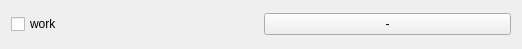
<?xml version="1.0" encoding="UTF-8"?>
<ui version="4.0">
 <class>workItem</class>
 <widget class="QWidget" name="workItem">
  <property name="geometry">
   <rect>
    <x>0</x>
    <y>0</y>
    <width>522</width>
    <height>49</height>
   </rect>
  </property>
  <property name="windowTitle">
   <string>Form</string>
  </property>
  <layout class="QGridLayout" name="gridLayout">
   <item row="0" column="0">
    <widget class="QCheckBox" name="checkBox">
     <property name="text">
      <string>work</string>
     </property>
    </widget>
   </item>
   <item row="0" column="1">
    <widget class="QPushButton" name="remove_pushButton">
     <property name="text">
      <string>-</string>
     </property>
    </widget>
   </item>
  </layout>
 </widget>
 <resources/>
 <connections/>
</ui>
